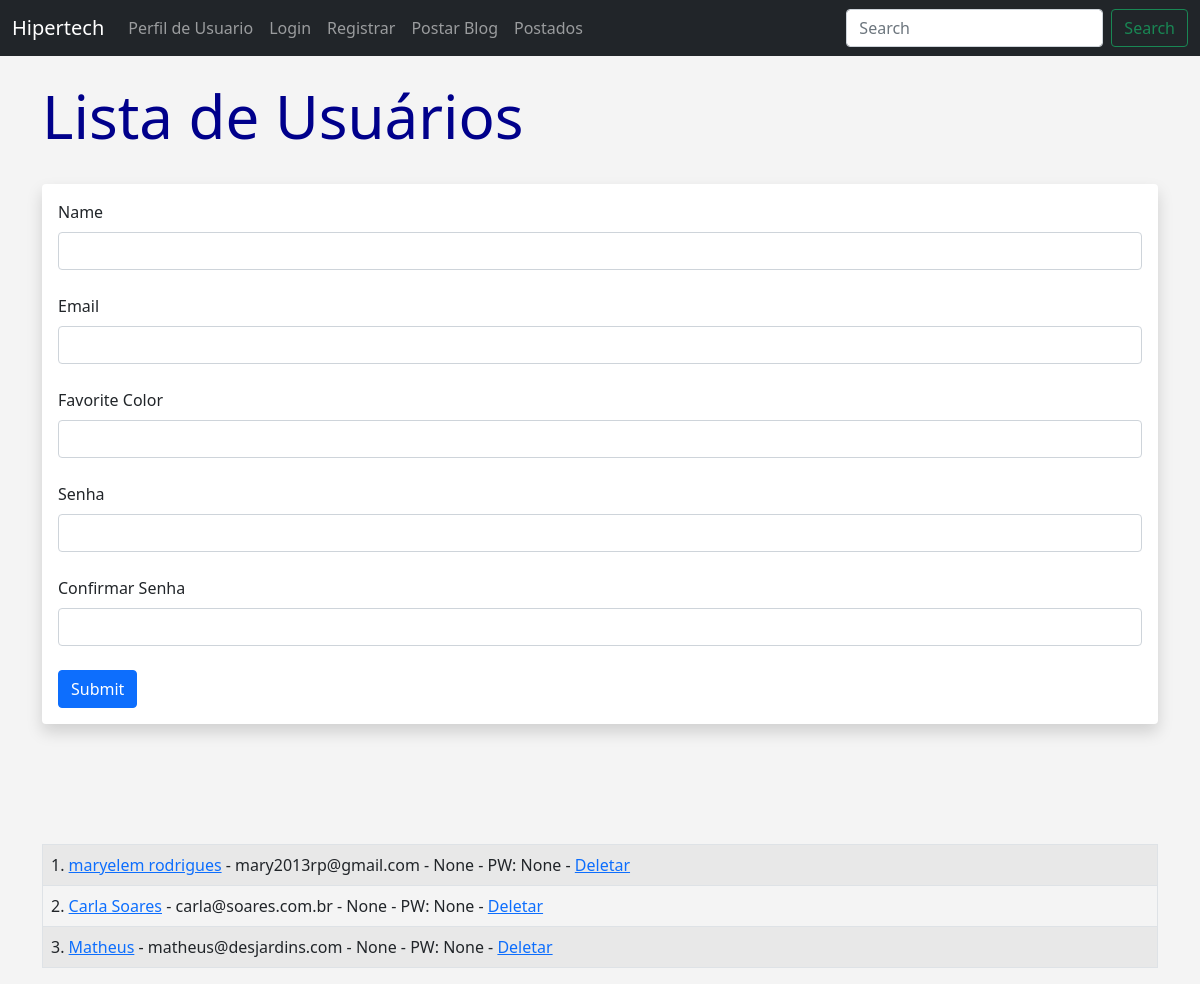
Screenshot of /user/add with the database file from the repository.
### hello.py (models this page shows, shortened)
class Users(db.Model):
    id = db.Column(db.Integer, primary_key=True) # Primary Key
    name = db.Column(db.String(200), nullable=False)
    email = db.Column(db.String(120), nullable=False, unique=True)
    favorite_color = db.Column(db.String(120))
    date_added = db.Column(db.DateTime, default=datetime.utcnow)
    password_hash = db.Column(db.String(128))
    @property
    def password(self):
        raise AttributeError("a senha não pode ser lida")

### hello.py (the view, shortened to what this page needs)
@app.route('/user/add', methods=['GET', 'POST'])
def add_user():
    name = None
    form = UserForm()
    our_users = Users.query.order_by(Users.date_added)
    return render_template("add_user.html", name=name,
                                            form=form,
                                            our_users=our_users)

### hello.py
class UserForm(FlaskForm):
    name = StringField("Name", validators=[DataRequired()])
    email = StringField("Email", validators=[DataRequired()])
    favorite_color = StringField("Favorite Color")
    password_hash = PasswordField("Senha", validators=[DataRequired(), EqualTo('password_hash2', message='As senhas devem combinar')])
    password_hash2 = PasswordField("Confirmar Senha", validators=[DataRequired()])
    submit = SubmitField("Submit")

### templates/add_user.html (shortened to what this page needs)
{% extends 'base.html' %}
{% block content %}
{% if name %}
    <h1>Usuário adicionado</h1>
    <br>
    <table class="table table-hover table-bordered table-striped">
        {% for our_user in our_users %}
        <tr>
        <td>{{ our_user.id }} - <a href="{{ url_for('update', id=our_user.id) }}">{{ our_user.name }}</a>
            - {{ our_user.email }}
            - {{ our_user.favorite_color }}
            - <a href="{{ url_for('delete', id=our_user.id) }}">Deletar</a></td>
        </tr>
        {% endfor %}
    </table>
{% else %}
    <h1>Lista de Usuários</h1>
    <br/>
    <div class="shadow p-3 mb-5 bg-body rounded">
        <form method="POST">
            {{ form.name.label(class="form-label") }}
            {{ form.name(class="form-control") }}
            <br/>
            {{ form.email.label(class="form-label") }}
            {{ form.email(class="form-control") }}
            <br/>
            {{ form.favorite_color.label(class="form-label") }}
            {{ form.favorite_color(class="form-control") }}
            <br/>
            {{ form.password_hash.label(class="form-label") }}
            {{ form.password_hash(class="form-control") }}
            <br/>
            {{ form.password_hash2.label(class="form-label") }}
            {{ form.password_hash2(class="form-control") }}
            <br/>
            {{ form.submit(class="btn btn-primary") }}
        </form>
    </div>
    <br/><br/><br/>
    <table class="table table-hover table-bordered table-striped">
        {% for our_user in our_users %}
        <tr>
        <td>{{ our_user.id }}. <a href="{{ url_for('update', id=our_user.id) }}">{{ our_user.name }}</a>
            - {{ our_user.email }}
            - {{ our_user.favorite_color }}
            - PW: {{ our_user.password_hash }}
            - <a href="{{ url_for('delete', id=our_user.id) }}">Deletar</a></td>
        </tr>
        {% endfor %}
    </table>
{% endif %}
{% endblock %}

### templates/base.html (shortened to what this page needs)
<!doctype html>
<html lang="pt-br">
  <head>
    <link href="https://cdn.jsdelivr.net/npm/bootstrap@5.0.0/dist/css/bootstrap.min.css" rel="stylesheet">
     <link href="{{ url_for('static', filename='css/style.css') }}" rel="stylesheet">
  </head>
  <body>
    {% include 'navbar.html' %}
    <br/>
    <div class="container">
        {% block content %}
        {% endblock %}
    </div>
  </body>
</html>

### templates/navbar.html (shortened to what this page needs)
<nav class="navbar navbar-expand-lg navbar-dark bg-dark">
    <div class="container-fluid">
      <a class="navbar-brand" href="{{ url_for('index') }}">Hipertech</a>
      <div class="collapse navbar-collapse" id="navbarSupportedContent">
        <ul class="navbar-nav me-auto mb-2 mb-lg-0">
          <li class="nav-item">
            <a class="nav-link" href="{{ url_for('user', name='Sra. Maria') }}">Perfil de Usuario</a>
          </li>
          <li class="nav-item">
            <a class="nav-link" href="{{ url_for('name') }}">Login</a>
          </li>
          <li class="nav-item">
            <a class="nav-link" href="{{ url_for('add_user') }}">Registrar</a>
          </li>
          <li class="nav-item">
            <a class="nav-link" href="{{ url_for('add_post') }}">Postar Blog</a>
          </li>
          <li class="nav-item">
            <a class="nav-link" href="{{ url_for('posts') }}">Postados</a>
          </li>
        </ul>
        <form class="d-flex">
          <input class="form-control me-2" type="search" placeholder="Search" aria-label="Search">
          <button class="btn btn-outline-success" type="submit">Search</button>
        </form>
      </div>
    </div>
  </nav>

### static/css/style.css (style rules this page uses)
h1 { color: darkblue; font-size: 60px; }
body { background: #f4f4f4; }

### rows the page displays
Users: id "1", name "maryelem rodrigues", email "mary2013rp@gmail.com", favorite_color "None", password_hash "None"
Users: id "2", name "Carla Soares", email "carla@soares.com.br", favorite_color "None", password_hash "None"
Users: id "3", name "Matheus", email "matheus@desjardins.com", favorite_color "None", password_hash "None"
